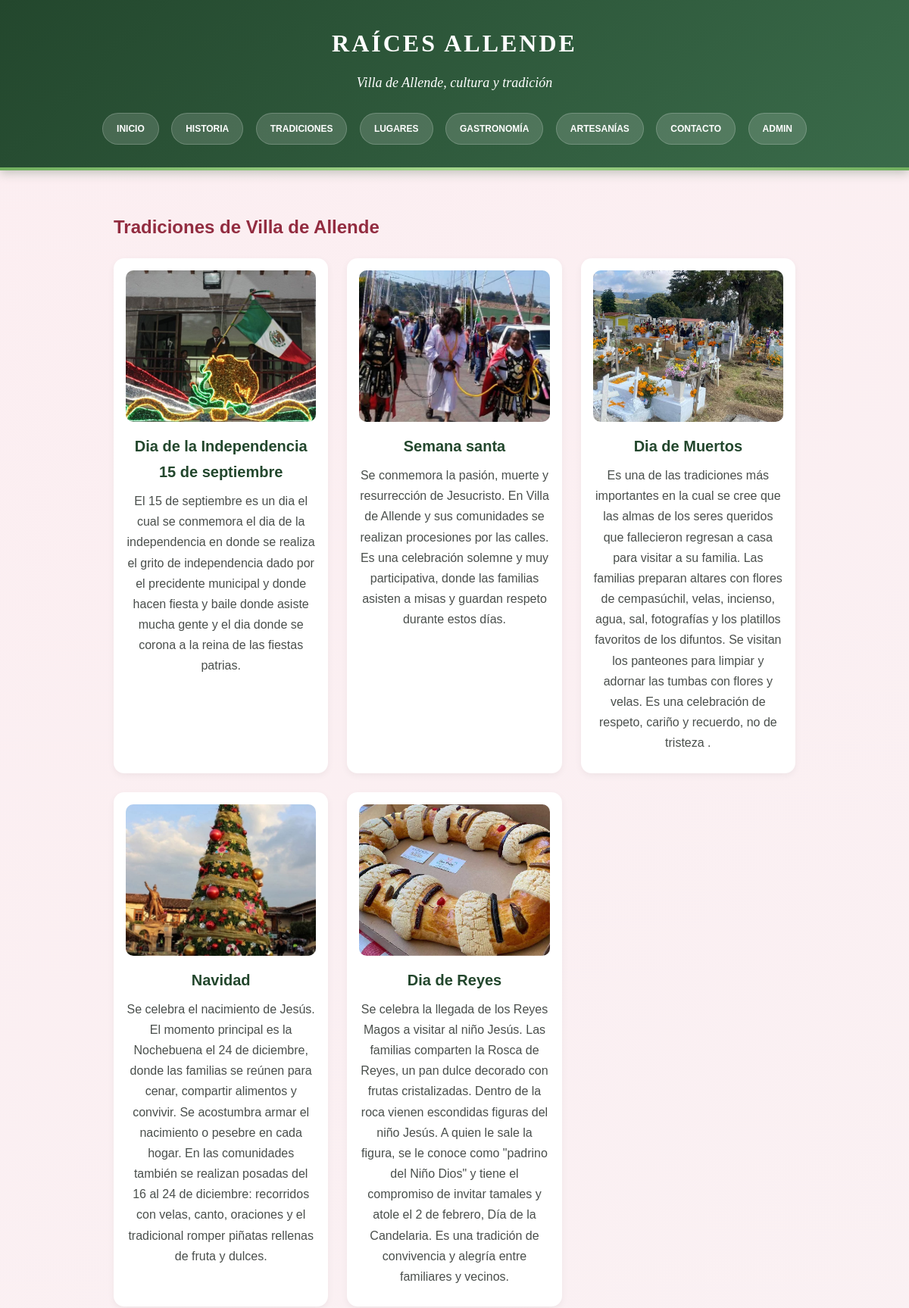
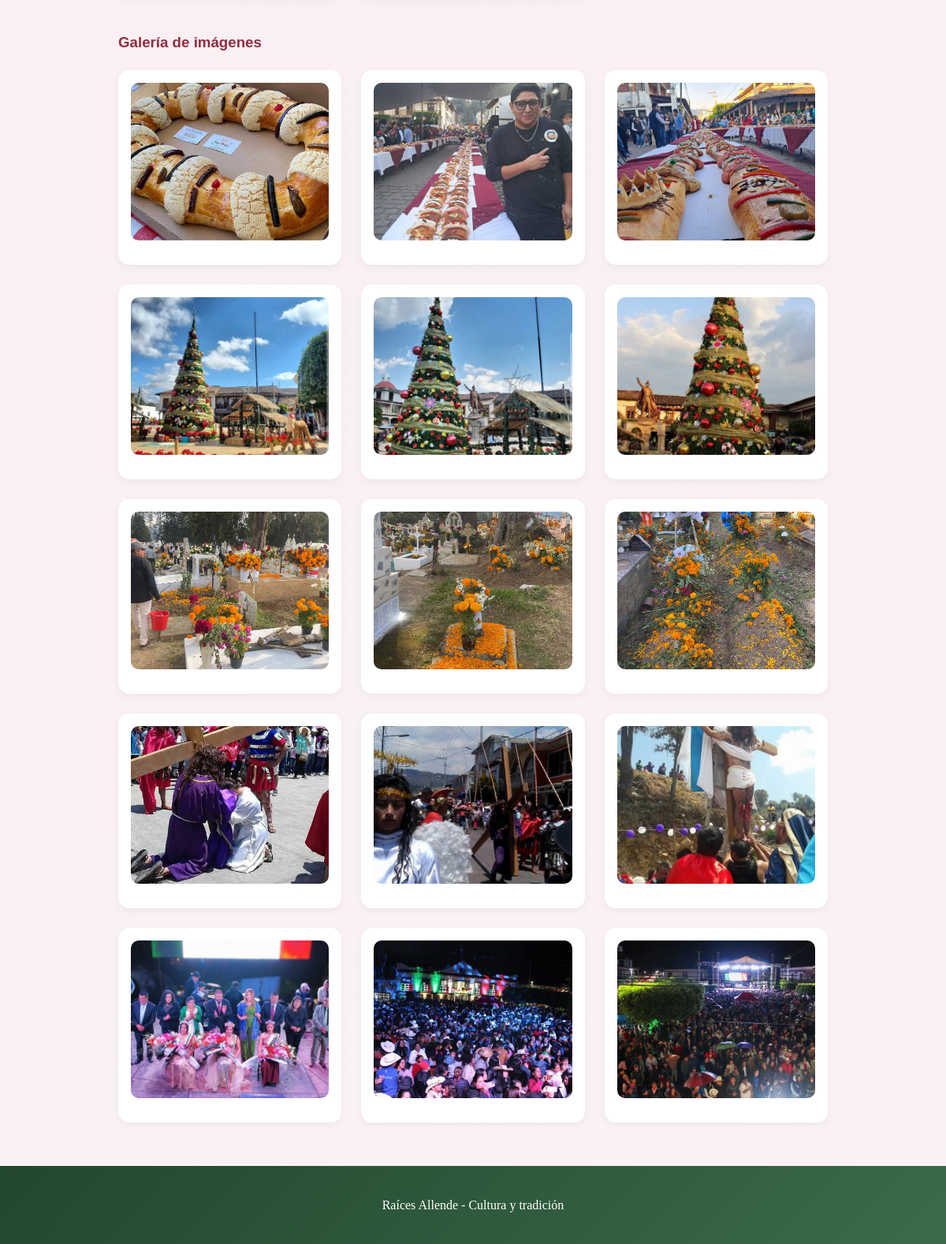
/tradiciones/, run on the app's committed database (2 pictures, top to bottom).
### principal/models.py (models this page shows, shortened)
class Tradicion(models.Model):
    nombre = models.CharField(max_length=200)
    descripcion = models.TextField()
    imagen = models.ImageField(upload_to="tradiciones/", blank=True)

class Galeria(models.Model):
    seccion = models.CharField(max_length=50, choices=[
        ('lugares', 'Lugares Turísticos'),
        ('gastronomia', 'Gastronomía'),
        ('tradiciones', 'Tradiciones'),
        ('artesanias', 'Artesanías'),
    ])
    elemento_id = models.IntegerField(null=True,blank=True)
    imagen = models.ImageField(upload_to="galeria/")
    titulo = models.CharField(max_length=200, blank=True)

### principal/views.py (the view)
# urls.py: path('tradiciones/', views.tradiciones, name='tradiciones'),
def tradiciones(request):
    lista = Tradicion.objects.all()
    galeria = Galeria.objects.filter(seccion='tradiciones')
    contexto = {
        "titulo": "Tradiciones",
        "elementos": lista,
        "galeria_seccion": galeria
    }
    return render(request, 'principal/tradiciones.html', contexto)

### principal/templates/principal/tradiciones.html (shortened to what this page needs)
{% extends "principal/base.html" %}
{% block contenido %}
<h2>Tradiciones de Villa de Allende</h2>
<div class="tarjetas">
    {% for item in elementos %}
    <article class="tarjeta">
        {% if item.imagen %}
        <img src="{{ item.imagen.url }}" alt="{{ item.nombre }}" class="imagen-tarjeta">
        {% endif %}
        <h3>{{ item.nombre }}</h3>
        <p>{{ item.descripcion }}</p>
    </article>
    {% empty %}
    <p>No hay registros de tradiciones todavía.</p>
    {% endfor %}
</div>
<div style="margin-top: 40px;">
    <h3>Galería de imágenes</h3>
    <div class="tarjetas">
        {% for foto in galeria_seccion %}
        <div class="tarjeta">
            <img src="{{ foto.imagen.url }}" alt="{{ foto.titulo }}" class="imagen-tarjeta foto-galeria" onclick="abrirVisor(this.src, this)">
        </div>
        {% empty %}
        <p>No hay fotos en la galería todavía.</p>
        {% endfor %}
    </div>
</div>
{% endblock %}

### static/css/estilos.css (style rules this page uses)
body { margin:0; font-family: Verdana, Arial, sans-serif; background: linear-gradient(120deg, #f7f4ee, #fff9f0); color:#2f332e; line-height:1.7; min-height: 100vh; }
.imagen-tarjeta { width: 100%; height: 200px; object-fit: cover; border-radius: 10px; display: block; margin: 0 auto 15px auto; transition: transform 0.4s ease; }
.tarjetas { display: grid; grid-template-columns: repeat(auto-fit, minmax(280px, 1fr)); gap: 25px; }
.tarjeta { text-align: center; padding: 15px; background: #fff; border-radius: 14px; box-shadow: 0 3px 10px rgba(0,0,0,0.05); transition: all 0.35s ease; border: 1px solid transparent; }
.tarjeta h3 { color: #23472d; margin: 12px 0 8px; font-size: 20px; }
.tarjeta p { color: #4a4f4c; margin: 0 0 10px; }
body { background: linear-gradient(145deg, #f5f0e8, #faf7f2); }
h2 { color: #5c4033; }
h2::after { background: #b8a88c; }
h3 { color: #5c4033; border-bottom-color: #d9c7b8; }
body { background: linear-gradient(145deg, #fff6e8, #fff9f2); }
h2 { color: #8b4513; }
h2::after { background: #d4a574; }
h3 { color: #8b4513; border-bottom-color: #e8d4bc; }
body { background: linear-gradient(145deg, #eaf6e8, #f7f4ee); }
body { background: linear-gradient(145deg, #fceef1, #f9f2f4); }
h2 { color: #922c40; }
h2::after { background: #d47a8c; }
h3 { color: #922c40; border-bottom-color: #f9e7eb; }
.foto-galeria { cursor: pointer; transition: transform 0.2s ease; }

### data on the page
Tradicion: imagen (picture), nombre "Dia de la Independencia 15 de septiembre", descripcion "El 15 de septiembre es un dia el cual se conmemora el dia de la independencia en donde se realiza el grito de independencia dado por el precidente municipal y donde hacen fiesta y baile donde asiste mucha gente y el dia donde se corona a la reina de las fiestas patrias."
Tradicion: imagen (picture), nombre "Semana santa", descripcion "Se conmemora la pasión, muerte y resurrección de Jesucristo. En Villa de Allende y sus comunidades se realizan procesiones por las calles. Es una celebración solemne y muy participativa, donde las familias asisten a misas y guardan respeto durante estos días."
Tradicion: imagen (picture), nombre "Dia de Muertos", descripcion "Es una de las tradiciones más importantes en la cual se cree que las almas de los seres queridos que fallecieron regresan a casa para visitar a su familia. Las familias preparan altares con flores de cempasúchil, velas, incienso, agua, sal, fotografías y los platillos favoritos de los difuntos. Se visitan los panteones para limpiar y adornar las tumbas con flores y velas. Es una celebración de respeto, cariño y recuerdo, no de tristeza ."
Tradicion: imagen (picture), nombre "Navidad", descripcion "Se celebra el nacimiento de Jesús. El momento principal es la Nochebuena el 24 de diciembre, donde las familias se reúnen para cenar, compartir alimentos y convivir. Se acostumbra armar el nacimiento o pesebre en cada hogar. En las comunidades también se realizan posadas del 16 al 24 de diciembre: recorridos con velas, canto, oraciones y el tradicional romper piñatas rellenas de fruta y dulces."
Tradicion: imagen (picture), nombre "Dia de Reyes", descripcion "Se celebra la llegada de los Reyes Magos a visitar al niño Jesús. Las familias comparten la Rosca de Reyes, un pan dulce decorado con frutas cristalizadas. Dentro de la roca vienen escondidas figuras del niño Jesús. A quien le sale la figura, se le conoce como \"padrino del Niño Dios\" y tiene el compromiso de invitar tamales y atole el 2 de febrero, Día de la Candelaria. Es una tradición de convivencia y alegría entre familiares y vecinos."
Galeria: imagen (picture)
Galeria: imagen (picture)
Galeria: imagen (picture)
Galeria: imagen (picture)
Galeria: imagen (picture)
Galeria: imagen (picture)
Galeria: imagen (picture)
Galeria: imagen (picture)
Galeria: imagen (picture)
Galeria: imagen (picture)
Galeria: imagen (picture)
Galeria: imagen (picture)
Galeria: imagen (picture)
Galeria: imagen (picture)
Galeria: imagen (picture)
